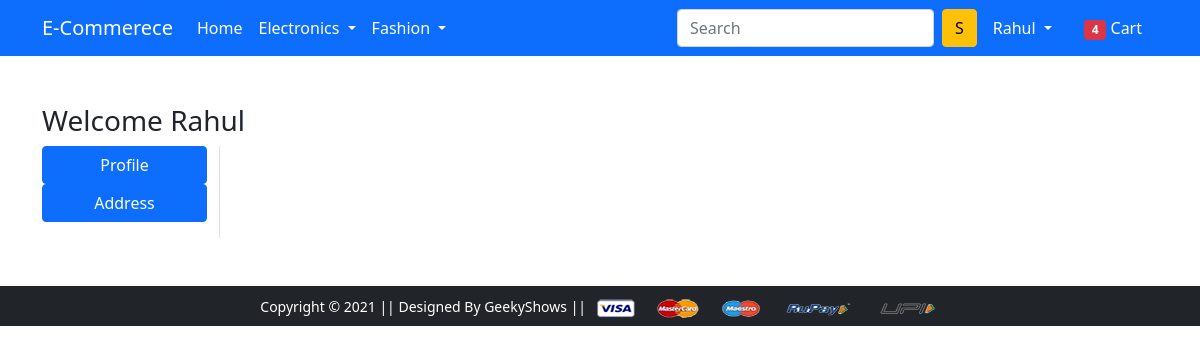
The page /address/ (signed in) on the database as committed earlier.
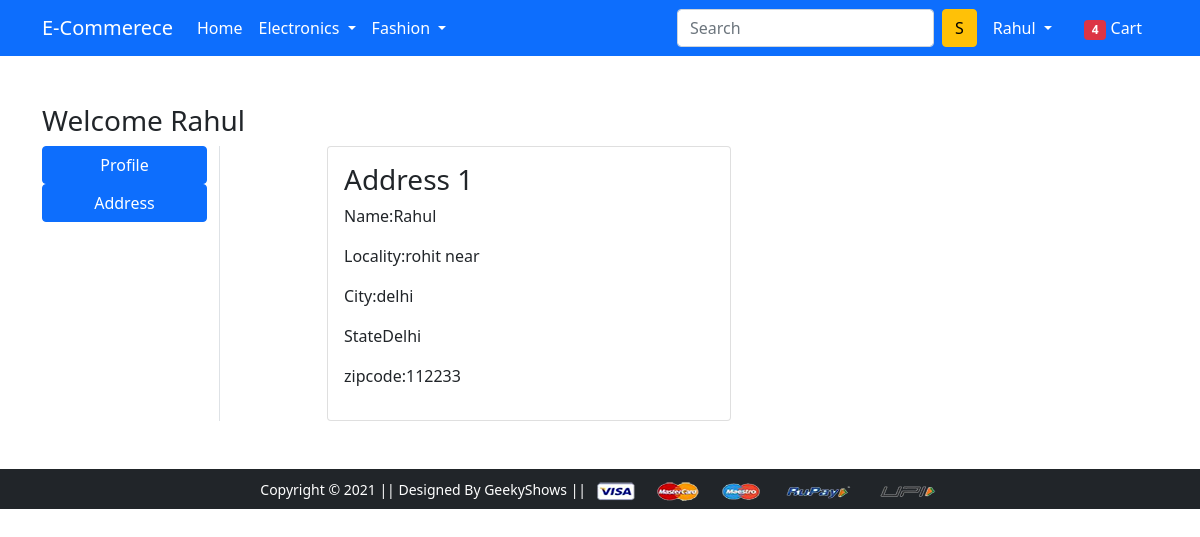
The same page on the database as committed later.
### app/models.py (models this page shows)
class Customer(models.Model):
    user = models.ForeignKey(User, on_delete = models.CASCADE)
    name = models.CharField(max_length=100)
    locality = models.CharField(max_length=100)
    city= models.CharField(max_length=100)
    zipcode = models.IntegerField()
    state = models.CharField(choices=STATE_CHOICE, max_length=100)

### app/views.py (the view)
# urls.py: path('address/', views.address, name='address'),
@login_required
def address(request):
    add = Customer.objects.filter(user=request.user)
    return render(request, 'app/address.html',{'add':add,'active':'btn-primary'})

### app/templates/app/address.html (shortened to what this page needs)
{% extends 'app/base.html' %}
{% load static %}
{% block main-content %}
<div class="container my-5">
 <div class="row">
 <h3>Welcome <span class="text-capitalize">{{request.user}}</span></h3>
  <div class="col-sm-2 border-end">
   <ul class="list-unstyled">
    <li class="d-grid"><a href="{% url 'profile' %}" class="btn btn-primary">Profile</a></li>
    <li class="d-grid"><a href="{% url 'address' %}" class="btn {{active}}">Address</a></li>
   </ul>
  </div>
  <div class="col-sm-9 offset-sm-1">
   <div class="row">
       {% for ad in add %}
    <div class="col-sm-6">
     <div class="card">
      <div class="card-body">
       <h3>Address {{forloop.counter}}</h3>
       <p>Name:{{ad.name}}</p>
       <p>Locality:{{ad.locality}}</p>
       <p>City:{{ad.city}}</p>
       <p>State{{ad.state}}</p>
       <p>zipcode:{{ad.zipcode}}</p>
      </div>
     </div>
    </div>
         {% endfor %}
   </div>
  </div>
 </div>
</div>
{% endblock main-content %}

Rows that differ between the two databases and show on the page:
added Customer: name "Rahul", locality "rohit near", city "delhi", state "Delhi", zipcode "112233"
